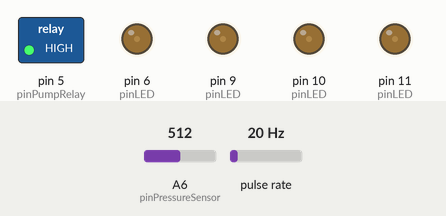
Recording of a program running on a simulated Arduino Nano, built with avr-gcc and run on an emulated ATmega328P. Shown: switched loads named in the program (green lamp = pin HIGH), output pins drawn as LEDs (lit = HIGH). Wiring (inferred from the names in the program): pulse sensor: data pin 2. The inputs (shaded band) are chosen by the test bench; at power-on: A6 (pinPressureSensor) = 512, pulse rate 20 Hz. What the program prints to the serial monitor is not drawn.

Above: at 2.2 s.
2.3 s: A6 (pinPressureSensor) set to 286
At 4.24 s:
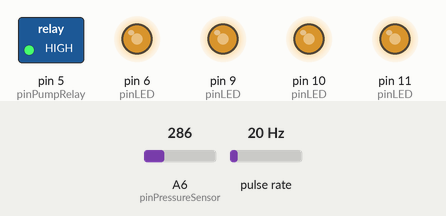
5.3 s: A6 (pinPressureSensor) set to 255
At 6.56 s:
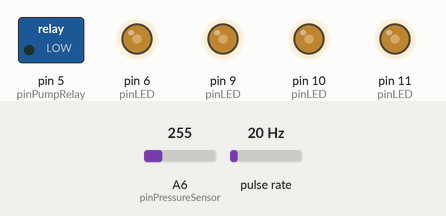
At 7.24 s:
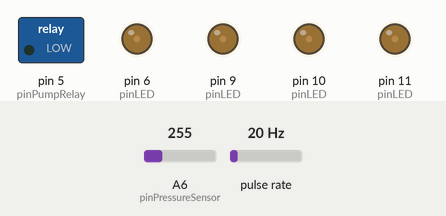
8.3 s: pulse rate (sensor on pin 2) set to 4 Hz
11.3 s: pulse rate (sensor on pin 2) set to 50 Hz
Timing chart, 0 to 15.3 s (numbered marks = the images above; inputs shaded):
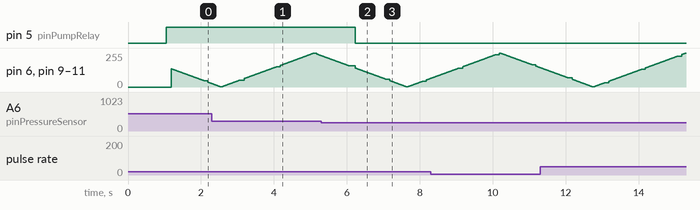

Measured:
- the behaviour switches between 269 and 268 on A6 (pinPressureSensor) (found by bisection; images 1 and 2)
- after the input at 5.3 s, pin 5 (pinPumpRelay): HIGH → LOW after 0.93 s

The program:

main.cpp
```cpp
#include <Arduino.h>
#include <LEDStatusLibrary.h>
#include <SensorReading.h>

/* ===========================
==== Variables definition ====
==============================*/

// ==== User Variable ====
const int SetupTimer = 15000; //Maximum number of milliseconds that the setup should last
const int SetupTry = 3; // numbre of time that the setup will restart
const int SetupDelay = 2000; // Delay between setup trials
const float PressureMin = 1.4; // Pressure at wich the pump will start in bar
const float PressureMax = 3; // Minimum running pressure of the pump. The pump will not stop unless this pressure is achieved in bar

// ==== PIN Definition ====
const int pinLED[]={6,11,10,9};
const char pinPressureSensor = A6;
const int pinFlowSensor = 2;
const int pinPumpRelay = 5;

// ==== Status Variable ====
int status[]={1,1,1,1};

// ==== Time Variable ====
unsigned long currentTime;
unsigned long cloopTime,xTime;
const int TimePeriod=1000;

// ==== Pump Variable ====
bool PumpRunning = false;

// ==== Flow Variables ====
volatile int flow_frequency; // Measures flow sensor pulses
unsigned int l_hour; // Calculated litres/hour
int FlowValue=0;

// ==== Pressure Variable ====
float PressureValue = 0;

// === Warning Variable ===
// --- Low Pressure ---
bool LowPressureWarning = false;
unsigned long LowPressureTime = 0;
const unsigned int LowPressureWarningDelay = 4000;

// Variable For Display
int Display = 2; // 1 for terminal output, 2 for excel export
/* ===========================
==== Functions definition ====
==============================*/

// ==== Flow Funtion ======
void flow ();
void SetupFlowSensor(const int PinSensor);
int GetFlow();

// ==== Other Funtion =====
void SetupSequence();

// ==== Pump Function =====
void SetupPump();
void StartPump();
void StopPump();

// === Warning Function ===
// --- Low Pressure ---
void LowPressureWarningTest();

/* ====================
==== Main Programm ====
=======================*/

void setup() {
  Serial.begin(9600);
  SetupStatus(pinLED);
  SetupPressureSensor(pinPressureSensor);
  SetupFlowSensor(pinFlowSensor);
  SetupPump();

  SetupSequence();

}

void loop() {
  DisplayStatus(status, pinLED);
  UpdateStatus(status, 5555);
  currentTime = millis();

  if((currentTime - cloopTime) >= TimePeriod)
  {
    cloopTime = currentTime;
    FlowValue=GetFlow();
    delay(20);
    PressureValue = GetPressure(pinPressureSensor);
    if(Display==1)
    {
    Serial.print(" | Pressure = ");Serial.print(PressureValue);
    Serial.print(" | Flow = ");Serial.print(FlowValue);
    Serial.print(" | Pump = ");Serial.println(PumpRunning);
    }
    if(Display==2)
    {
    Serial.print(", Pressure = ,");Serial.print(PressureValue);
    Serial.print(", Flow = ,");Serial.print(FlowValue);
    Serial.print(", Pump = ,");Serial.println(int(PumpRunning));
    }
    //If pressure get low start the pump
    if(((PressureValue<=PressureMin))&&PumpRunning==false)
    {
      //Second reading to confirm the first one
      FlowValue=GetFlow();
      PressureValue = GetPressure(pinPressureSensor);
      if((PressureValue<=PressureMin)&&PumpRunning==false)
      {
        StartPump();
      }
    }
    //If pressure is high and flow is 0 then stop the pump
    if(((PressureValue>=PressureMax) && (FlowValue==0))&&PumpRunning==true)
    {
      //Second reading to confirm the first one
      FlowValue=GetFlow();
      PressureValue = GetPressure(pinPressureSensor);
      if((PressureValue>=PressureMax) && (FlowValue==0))
      {
        StopPump();
      }

    }
    LowPressureWarningTest();
  }
}

/* ================
==== Functions ====
===================*/

// ==== Flow Functions ====
void flow () // Interrupt function
{
   flow_frequency++;
}

void SetupFlowSensor(const int PinSensor)
{
    pinMode(PinSensor,INPUT);
    digitalWrite(PinSensor, HIGH); // Optional Internal Pull-Up
    attachInterrupt(0, flow, RISING); // Setup Interrupt
    sei(); // Enable interrupts
}

int GetFlow()
{
  // Pulse frequency (Hz) = 11Q, Q is flow rate in L/min.
  int l_hour = (flow_frequency * 60 / 11); // (Pulse frequency x 60 min) / 11Q = flowrate in L/hour
  flow_frequency = 0; // Reset Counter
  return(l_hour);
}

// ==== Setup Functions ====
void SetupSequence()
{
    unsigned long TimeStartSetup = millis();
    StartPump();
    delay(1000);
    for(int i = 1;i<=SetupTry;i++)
    {
      while((millis()-TimeStartSetup) < SetupTimer)
      {
        PressureValue = GetPressure(pinPressureSensor);
        if (PressureValue>=PressureMax)
        {
          StopPump();
          Serial.print("Reset Successful - Pressure = ");Serial.print(PressureValue);Serial.print(" bar");
          return;
        }
      }
    }
    StopPump();
    UpdateStatus(status,1444);
    Serial.print("Reset Failed - Pressure = ");Serial.print(PressureValue);Serial.print(" bar");
    for(;;)
    {
      DisplayStatus(status,pinLED);
    }

}

// ==== Pump Functions ====
// Setting up the pump pin
void SetupPump()
{
    pinMode(pinPumpRelay,OUTPUT);
}

void StartPump()
{
    digitalWrite(pinPumpRelay,LOW);
    PumpRunning=true;
    return;
}
void StopPump()
{
    digitalWrite(pinPumpRelay,HIGH);
    PumpRunning=false;
    return;
}

// === Warning Function ===
// --- Low Pressure Warning ---
// The goal of this function is to detect if the pump is running dry or if the pump is not running at all.
// If there is no water the pump will be running but the pressure will stay low and the flow will be low or equal to 0. Same thing if the pump has a problem
void LowPressureWarningTest()
{
  if(PumpRunning && !LowPressureWarning &&(PressureValue<(PressureMax*.8)) && (FlowValue<20))
  {
    LowPressureWarning=true;
    LowPressureTime=currentTime;
  }
  if(LowPressureWarning && ((currentTime-LowPressureTime)>=LowPressureWarningDelay))
  {
    StopPump();
    UpdateStatus(status,1334);
    for(;;)
    {
      DisplayStatus(status,pinLED);
    }
  }
  if((PressureValue>=PressureMax) || (FlowValue>30))
  {
    LowPressureWarning=false;
  }
}
/* ======================
==== Error Code List ====
=========================

2111 - Pump Running Normally
3333 - Reset Running
1444 - Reset Failed
1334 - Low Pressure for mor than 5s -  Pump stopped


*/
```

LEDStatusLibrary.cpp
```cpp
#include "LEDStatusLibrary.h"


// Set Up the pin used for displaying the status.
// The pins have to be pwd for the fading function to work
// Example of variable definition : int pinLED[]={6,11,10,9};
// Function example : SetUpStatus(pinLED);
void SetupStatus(const int *pindisplayarray)
{
  for (int i=0;i<4;i++)
  {
    pinMode(pindisplayarray[i],OUTPUT);
  }
}

// This function allows to change the status of the PIN
// Function example : UpdateStatus(status, 4444);
// This example set the 4 LED to fading simultaneously
// /!\ Do Not USE an Integer starting by 0, 0444 for example
//
// Blink Setup: 1 - Turned off ; 2 - Turned on ; 3 - Blink SLowly ; 4 - Blink Fast
void UpdateStatus(int *Statusarray, int Xstatus)
{
  Statusarray[3] = (Xstatus%10);
  Statusarray[2] = ((Xstatus/10)%10);
  Statusarray[1] = ((Xstatus/100)%10);
  Statusarray[0] = (Xstatus/1000);
}

// This function send the information to the pins.
// Function example : DisplayStatus(status, pinLED);
void DisplayStatus(int *Statusarray,const int *pindisplayarray)
{
  int SlowBlink = 0;
  int QuickBlink = 0;
  int FadeBlink = 0;
  for (int i=0;i<4;i++)
  {
    switch (Statusarray[i])
    {
    case 1:
    // Simply light off the LED
      digitalWrite(pindisplayarray[i],LOW);
      break;
    case 2:
    // Simply light up the LED
      digitalWrite(pindisplayarray[i],HIGH);
      break;
    case 3:
    // Make the LED blink slowly
      SlowBlink = (millis() / 1000) % 2;
      digitalWrite(pindisplayarray[i], SlowBlink);
      break;
    case 4:
    // Make the LED blink fast
      QuickBlink = (millis() / 100) % 2;
      digitalWrite(pindisplayarray[i], QuickBlink);
      break;
    case 5:
    // Make the LED brightness slowly fade up and down
      FadeBlink = ((millis()/10)%510)-255;
      FadeBlink = abs(FadeBlink);
      analogWrite(pindisplayarray[i], FadeBlink);
      break;
    default:
    // All the other values are  turning the LED off
      digitalWrite(pindisplayarray[i],LOW);
      break;
    }
  }
}
```

LEDStatusLibrary.h
```cpp
#ifndef LEDStatusLibrary_H
#define LEDStatusLibrary_H

#include <Arduino.h>

void UpdateStatus(int *Statusarray, int Xstatus);

void DisplayStatus(int *Statusarray,const int *pindisplayarray);

void SetupStatus(const int *pindisplayarray);

#endif
```

PumpLibrary.cpp
```cpp
#include "PumpLibrary.h"

// Setting up the pump pin
void SetupPump(const int pin)
{
    pinMode(pin,OUTPUT);
}

// Starting up the pump and trying to put the circuit under pressure

void StartPump(const int PinMotor, bool *pumpstatus)
{
    digitalWrite(PinMotor,HIGH);
    *pumpstatus=true;
    return;
}
void StopPump(const int PinMotor, bool *pumpstatus);
```

PumpLibrary.h
```cpp
#ifndef PumpLibrary_H
#define PumpLibrary_H

#include <Arduino.h>

void SetupPump(const int pin);

void StartPump(const int PinMotor, bool *pumpstatus);
void StopPump(const int PinMotor, bool *pumpstatus);

#endif
```

SensorReading.cpp
```cpp
#include "SensorReading.h"

// ==== Pressure sensor function ====
// These function work for a 30PSI Pressure Sensor

void SetupPressureSensor(const char PinSensor)
{
    pinMode(PinSensor,INPUT);
}

float GetPressure(const char PinSensor)
{
  float pressure1 = analogRead(PinSensor);//read the pressure
  delay(10);
  float pressure2 = analogRead(PinSensor);
  delay(10);
  float pressure3 = analogRead(PinSensor);
  delay(10);
  float pressure4 = analogRead(PinSensor);//read the pressure
  delay(10);
  float pressure5 = analogRead(PinSensor);
  delay(10);
  float pressure6 = analogRead(PinSensor);

  float pressure = (pressure1+pressure2+pressure3+pressure4+pressure5+pressure6)/6; //average the readings
  Serial.print("Voltage =");Serial.print(pressure1);Serial.print(" - ");Serial.print(pressure2);Serial.print(" - ");Serial.print(pressure3);Serial.print(" - ");Serial.print(pressure4);Serial.print(" - ");Serial.print(pressure5);
  pressure = pressure*5000/1024; //voltage
  //Serial.print("Voltage =");Serial.print(pressure/1000);
  pressure = 0.025*pressure - 12.5;
  pressure = pressure/14.503773800722; // Convert PSI to BAR
  return pressure;
}


// ==== Flow sensor function ====
```

SensorReading.h
```cpp
#ifndef SensorReading_H
#define SensorReading_H

#include <Arduino.h>

void SetupPressureSensor(const char PinSensor);
float GetPressure(const char PinSensor);


#endif
```
